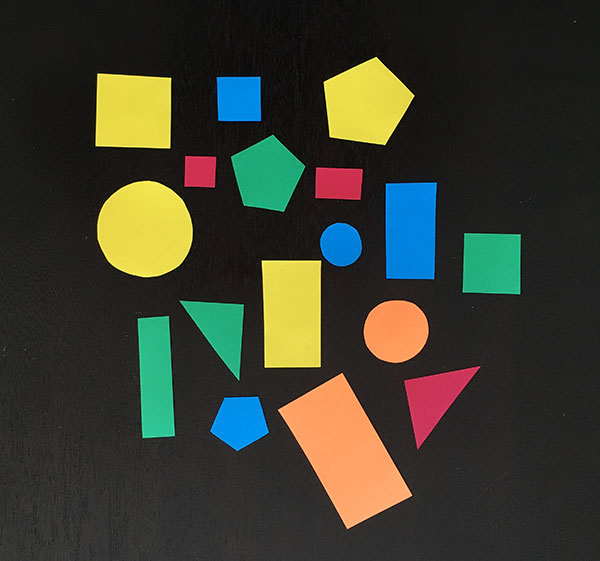
#> input picture shapes_and_colors.jpg, 600 x 561 px
$ python plot_histogram.py --image shapes_and_colors.jpg
#> lines starting #> are read from the running program, lines starting #| are printed output that depends on the picture
import cv2
import numpy
from matplotlib import pyplot as plt
import argparse
import os

# construct the argument parse and parse the arguments
ap = argparse.ArgumentParser()
ap.add_argument("-i", "--image", required=True, help="path to input image")
args = vars(ap.parse_args())

# load the image
img = cv2.imread(args["image"], 0)
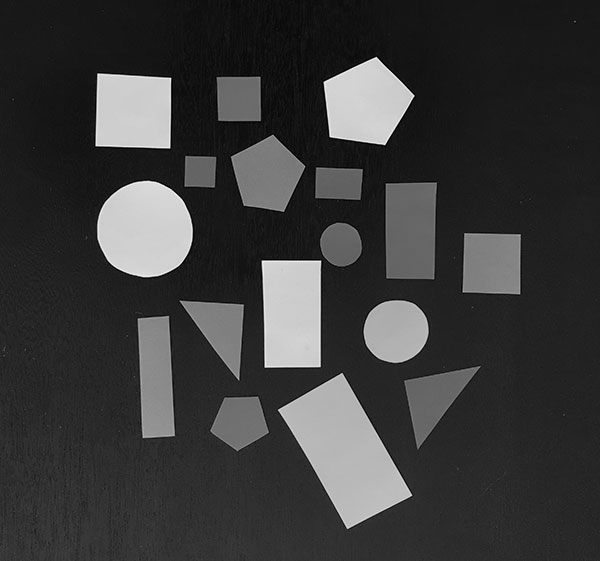
#> img: shape (561, 600); min 0, max 250, mean 58.1

# save the grayscale image to this path
path = 'C:\\Users\\Bo\\Projects\\charlies-angels\\gammaimages'
cv2.imwrite(os.path.join(path, 'image_grayscale.png'), img)


# plot the histogram
plt.hist(img.ravel(),256,[0,80])
plt.show()
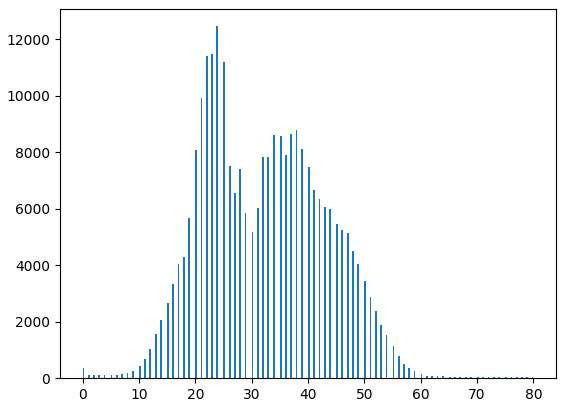
#> figure drawn by matplotlib, 1 panel; tallest bar 12453 high, from x = 23.75 to 24.06
